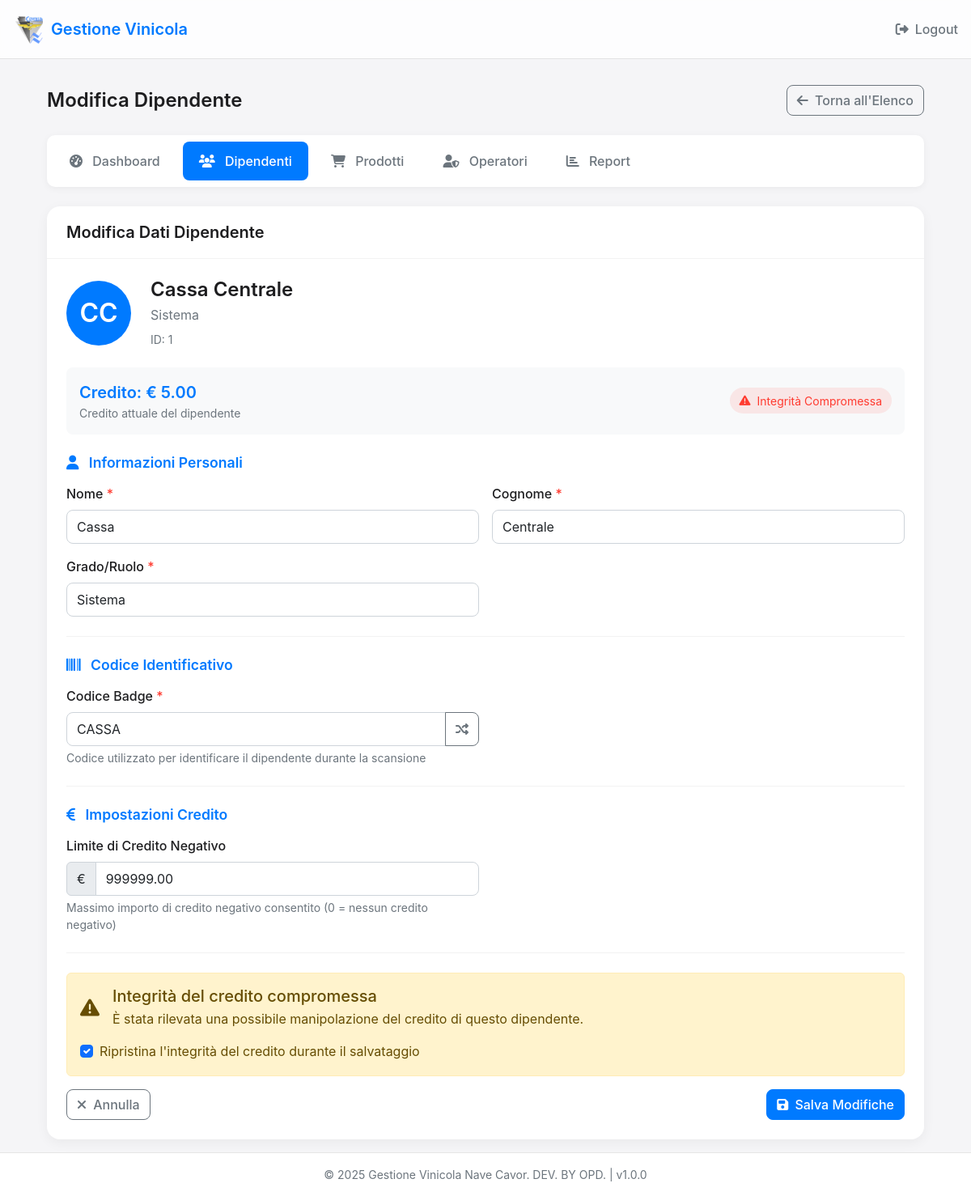
The app's page /admin/employee/1 (signed in), older data.
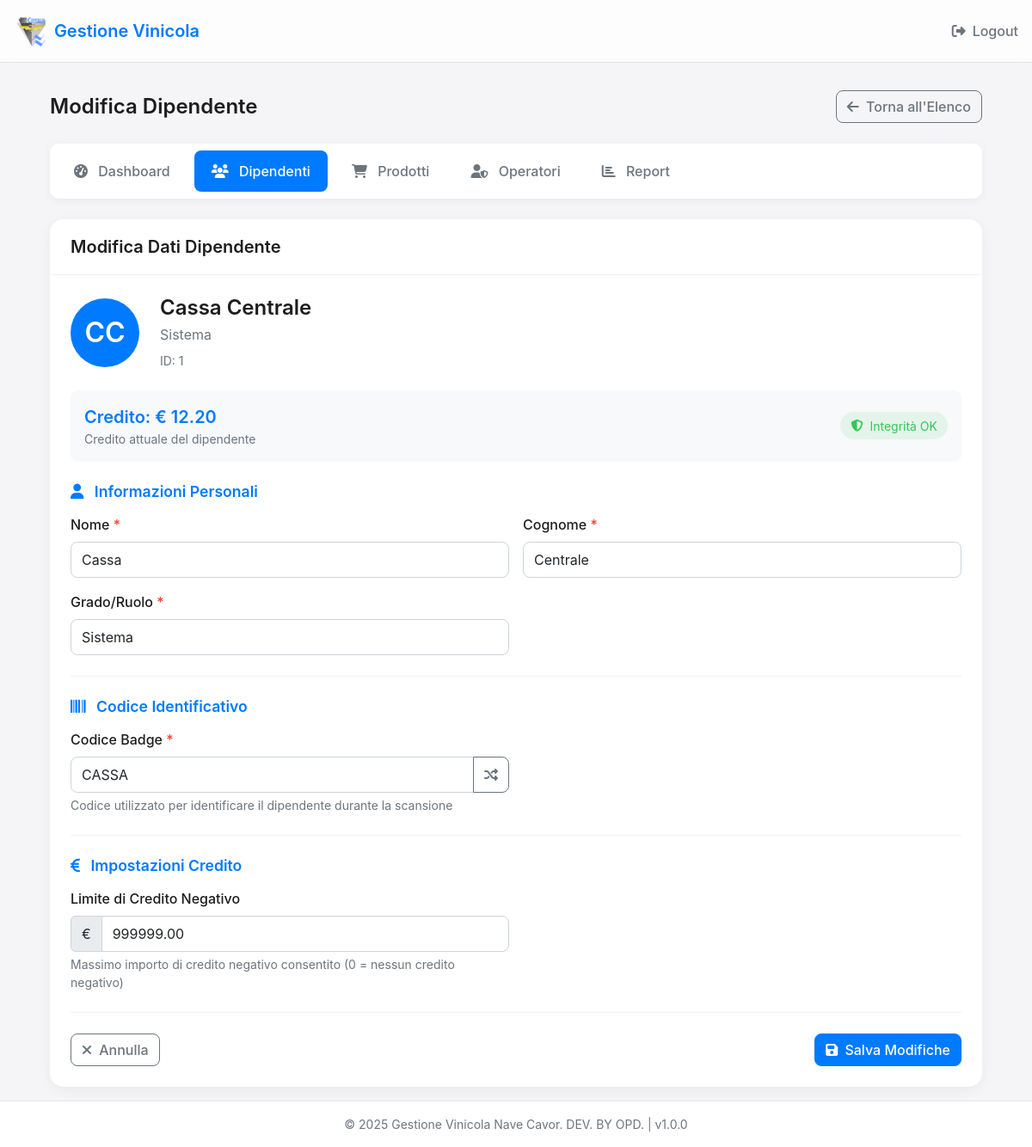
The same page, newer data.
### app.py (models this page shows, shortened)
class Employee(db.Model):
    id = db.Column(db.Integer, primary_key=True)
    code = db.Column(db.String(50), unique=True)  # Codice a barre della card
    first_name = db.Column(db.String(100))
    last_name = db.Column(db.String(100))
    rank = db.Column(db.String(100))
    credit = db.Column(db.Numeric(10, 2), default=0)
    credit_hash = db.Column(db.String(64))  # Hash per verificare l'integrità del credito
    credit_limit = db.Column(db.Numeric(10, 2), default=0)  # Limite di credito negativo consentito
    def verify_credit_integrity(self):
        if not self.credit_hash:  # Se non c'è hash, crealo
            self.update_credit_hash()
            db.session.commit()
            return True
        secret = app.config['SECRET_KEY']
        data = f"{self.id}:{self.credit}:{self.credit_limit}:{secret}"
        computed_hash = hashlib.sha256(data.encode()).hexdigest()
        return computed_hash == self.credit_hash

### app.py (the view, shortened to what this page needs)
@app.route('/admin/employee/<int:id>', methods=['GET', 'POST'])
def admin_edit_employee(id):
    if session.get('admin_logged_in') != True:
        return redirect(url_for('admin_login'))
    employee = Employee.query.get_or_404(id)
    return render_template('admin_edit_employee.html', employee=employee)

### app.py (called while the page is built)
@app.context_processor
def inject_app_info():
    now = datetime.now()
    return {
        'app_name': app.config['APP_NAME'],
        'app_version': app.config['APP_VERSION'],
        'now': now
    }

### templates/admin_edit_employee.html (shortened to what the changed rows need)
{% extends "base.html" %}
{% block content %}
<div class="admin-container">
    <div class="admin-header">
        <h1 class="admin-title">Modifica Dipendente</h1>
    </div>
    <div class="form-card">
        <div class="form-body">
            <div class="employee-profile">
                <div class="employee-avatar">
                    {{ employee.first_name[0] }}{{ employee.last_name[0] }}
                </div>
                <div class="employee-details">
                    <h3 class="employee-name">{{ employee.first_name }} {{ employee.last_name }}</h3>
                    <div class="employee-rank">{{ employee.rank }}</div>
                    <div class="employee-id">ID: {{ employee.id }}</div>
                </div>
            </div>
            <div class="credit-info">
                <div>
                    <div class="credit-value">Credito: € {{ "%.2f"|format(employee.credit) }}</div>
                    <div class="credit-label">Credito attuale del dipendente</div>
                </div>
                <div>
                    {% if employee.verify_credit_integrity() %}
                    <span class="integrity-badge integrity-ok">
                        <i class="fas fa-shield-alt"></i> Integrità OK
                    </span>
                    {% else %}
                    <span class="integrity-badge integrity-error">
                        <i class="fas fa-exclamation-triangle"></i> Integrità Compromessa
                    </span>
                    {% endif %}
                </div>
            </div>
            <form id="editEmployeeForm" method="POST">
                <div class="form-section">
                    <div class="row g-3">
                        <div class="col-md-6">
                            <label for="first_name" class="form-label required-label">Nome</label>
                            <input type="text" class="form-control" id="first_name" name="first_name" value="{{ employee.first_name }}" required>
                        </div>
                        <div class="col-md-6">
                            <label for="last_name" class="form-label required-label">Cognome</label>
                            <input type="text" class="form-control" id="last_name" name="last_name" value="{{ employee.last_name }}" required>
                        </div>
                        <div class="col-md-6">
                            <label for="rank" class="form-label required-label">Grado/Ruolo</label>
                            <input type="text" class="form-control" id="rank" name="rank" value="{{ employee.rank }}" required>
                        </div>
                    </div>
                </div>
                <div class="form-section">
                    <div class="row g-3">
                        <div class="col-md-6">
                            <div class="input-group">
                                <input type="text" class="form-control" id="code" name="code" value="{{ employee.code }}" required>
                                <button class="btn btn-outline-secondary code-generate" type="button" id="generateCode">
                                    <i class="fas fa-random"></i>
                                </button>
                            </div>
                        </div>
                    </div>
                </div>
                <div class="form-section">
                    <div class="row g-3">
                        <div class="col-md-6">
                            <div class="input-group">
                                <span class="input-group-text">€</span>
                                <input type="number" class="form-control" id="credit_limit" name="credit_limit" value="{{ employee.credit_limit }}" min="0" step="0.01">
                            </div>
                        </div>
                    </div>
                </div>
                {% if not employee.verify_credit_integrity() %}
                <div class="alert alert-warning">
                    <div class="d-flex align-items-center">
                        <i class="fas fa-exclamation-triangle me-3" style="font-size: 1.5rem;"></i>
                        <div>
                            <h5 class="alert-heading mb-1">Integrità del credito compromessa</h5>
                            <p class="mb-0">È stata rilevata una possibile manipolazione del credito di questo dipendente.</p>
                        </div>
                    </div>
                    <div class="form-check mt-3">
                        <input class="form-check-input" type="checkbox" id="restore_integrity" name="restore_integrity" checked>
                        <label class="form-check-label" for="restore_integrity">
                            Ripristina l'integrità del credito durante il salvataggio
                        </label>
                    </div>
                </div>
                {% endif %}
            </form>
        </div>
    </div>
</div>
{% endblock %}

Row changes from the older to the newer data that the page shows:
changed Employee "Cassa": credit "5.00" → "12.20"
Text that changed along with them:
form field restore_integrity: "☑" → (not shown)
text no longer shown: "Integrità Compromessa Integrità del credito compromessa È stata rilevata una possibile manipolazione del credito di questo dipendente. Ripristina l'integrità del credito durante il salvataggio"
text now shown: "Integrità OK"
